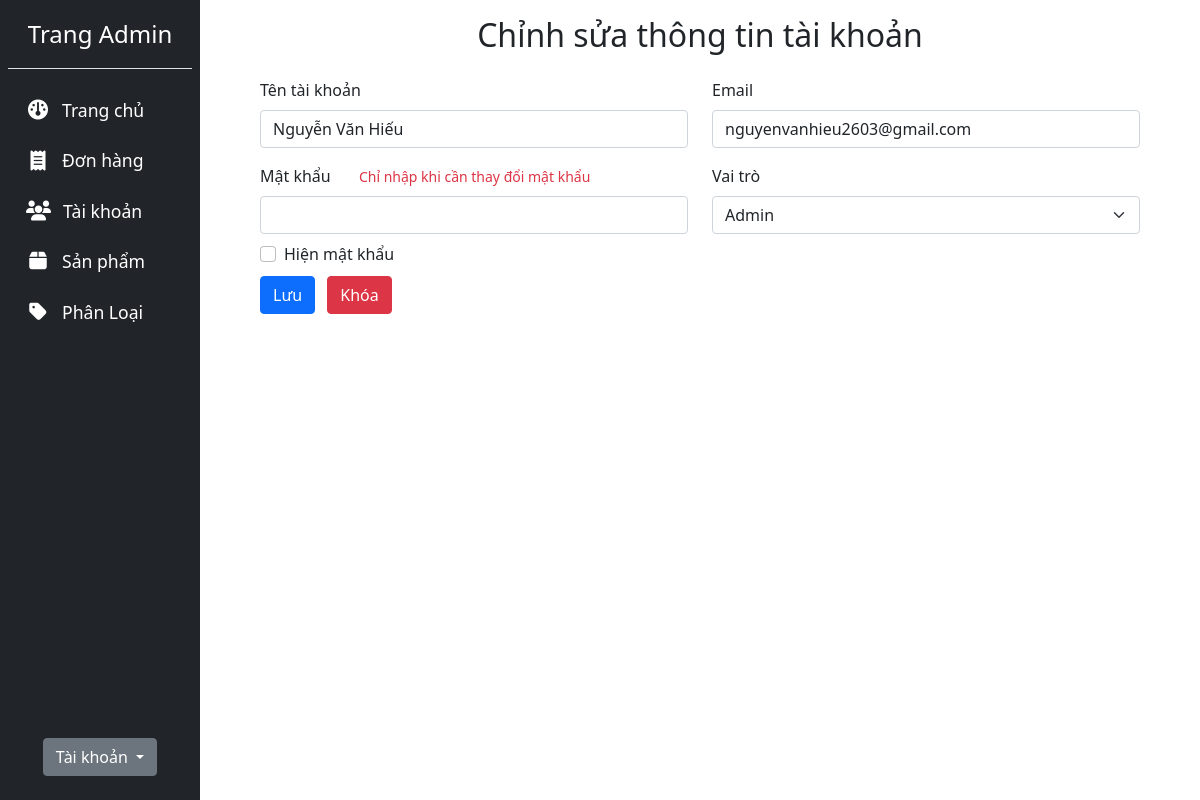
Page /admin/edit_account.php?account_id=1 (signed in) on the committed database.
### tables this page shows
CREATE TABLE `accounts` (
  `account_id` int(11) NOT NULL,
  `account_name` varchar(255) NOT NULL,
  `account_email` varchar(255) NOT NULL,
  `account_password` varchar(255) NOT NULL,
  `account_status` varchar(10) NOT NULL DEFAULT 'Active',
  `account_role` varchar(10) NOT NULL
);

### admin/edit_account.php (the view, shortened to what this page needs)
<?php
include '../server/connection.php';
if (!isset($_GET['account_id']) || !is_numeric($_GET['account_id'])) {
  header('location: accounts.php');
  exit;
} else {
  $account_id = $_GET['account_id'];
  $account_stmt = $conn->prepare("SELECT * FROM accounts WHERE account_id = ?");
  $account_stmt->bind_param('i', $account_id);
  $account_stmt->execute();
  $account = $account_stmt->get_result();
}
?>
<!DOCTYPE html>
<html lang="en">
<head>
  <link href="https://cdn.jsdelivr.net/npm/bootstrap@5.1.3/dist/css/bootstrap.min.css" rel="stylesheet"
>
  <link rel="stylesheet" href="../admin/assets/css/style.css">
</head>
<body>
  <div class="container-fluid">
    <div class="row flex-nowrap">
      <?php include '../admin/layouts/sidebar.php'; ?>
      <div class="col py-3">
        <h2 class="text-center mb-3">Chỉnh sửa thông tin tài khoản</h2>
        <div class="container mx-auto">
          <form action="edit_account.php?account_id=<?php echo $_GET['account_id']; ?>" method="post">
            <div class="container-fluid">
              <?php while ($row = $account->fetch_assoc()) { ?>
                <div class="row mb-2">
                  <div class="form-group col-md-6 mt-2">
                    <label class="form-label" for="account-name">Tên tài khoản</label>
                    <input value="<?php echo $row['account_name']; ?>" type="text" name="account_name" class="form-control" id="account-name">
                  </div>
                  <div class="form-group col-md-6 mt-2">
                    <label class="form-label" for="account-email">Email</label>
                    <input value="<?php echo $row['account_email']; ?>" type="email" name="account_email" class="form-control" id="account-email">
                  </div>
                </div>
                <div class="row mb-2">
                  <div class="form-group col-md-6 mt-2">
                    <label class="form-label" for="password">Mật khẩu</label>
                    <span class="mx-4 text-danger form-text">Chỉ nhập khi cần thay đổi mật khẩu</span>
                    <input type="password" name="account_password" class="form-control" id="password">
                  </div>
                  <div class="form-group col-md-6 mt-2">
                    <label class="form-label" for="account-role">Vai trò</label>
                    <select name="account_role" id="account-role" class="form-select">
                      <option value="Admin" <?php echo $row['account_role'] === 'Admin' ? 'selected' : ''; ?>>Admin</option>
                    </select>
                  </div>
                </div>
                <div class="form-check">
                  <input class="form-check-input" type="checkbox" id="checkboxPassword">
                  <label class="form-check-label" for="checkboxPassword">
                    Hiện mật khẩu
                  </label>
                </div>
                <div class="row mb-2">
                  <div class="form-group col-md-4 mt-2">
                    <input class="btn btn-primary" type="submit" name="edit_account_btn" value="Lưu">
                    <?php if ($row['account_status'] == 'Active') { ?>
                      <input class="btn btn-danger ms-2" type="submit" name="lock_account_btn" value="Khóa">
                    <?php } elseif ($row['account_status'] == 'Inactive') { ?>
                      <input class="btn btn-success ms-2" type="submit" name="unlock_account_btn" value="Mở khóa">
                    <?php } ?>
                  </div>
                </div>
              <?php } ?>
            </div>
          </form>
        </div>
      </div>
    </div>
  </div>
</body>
</html>

### rows in the picture
accounts: account_name "Nguyễn Văn Hiếu", account_email "nguyenvanhieu2603@gmail.com", account_role "Admin"
